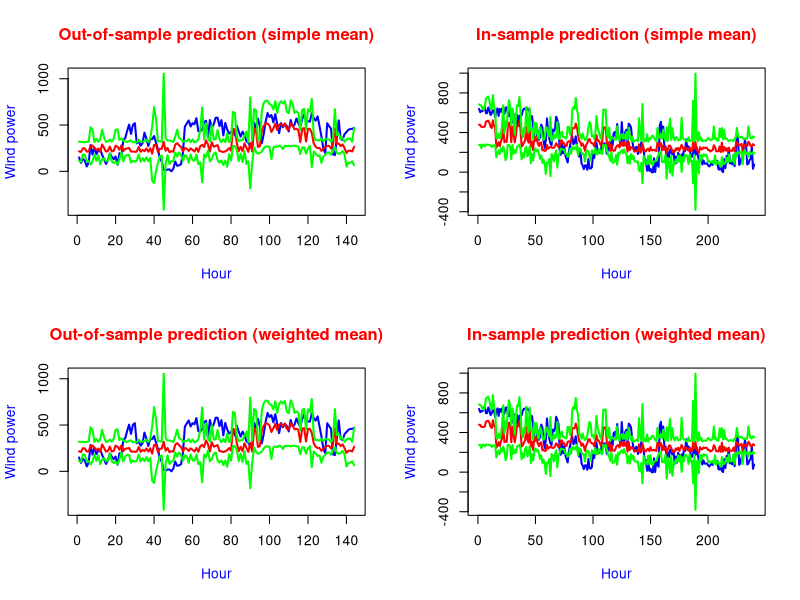
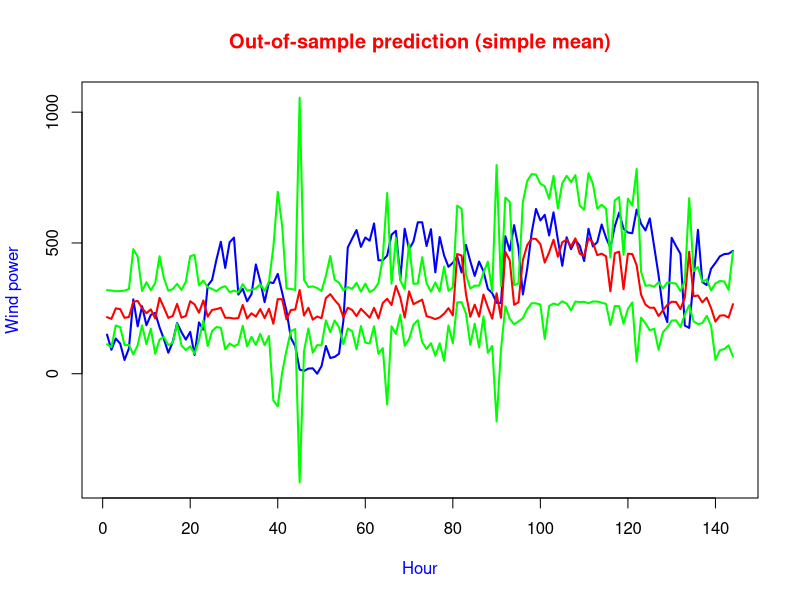
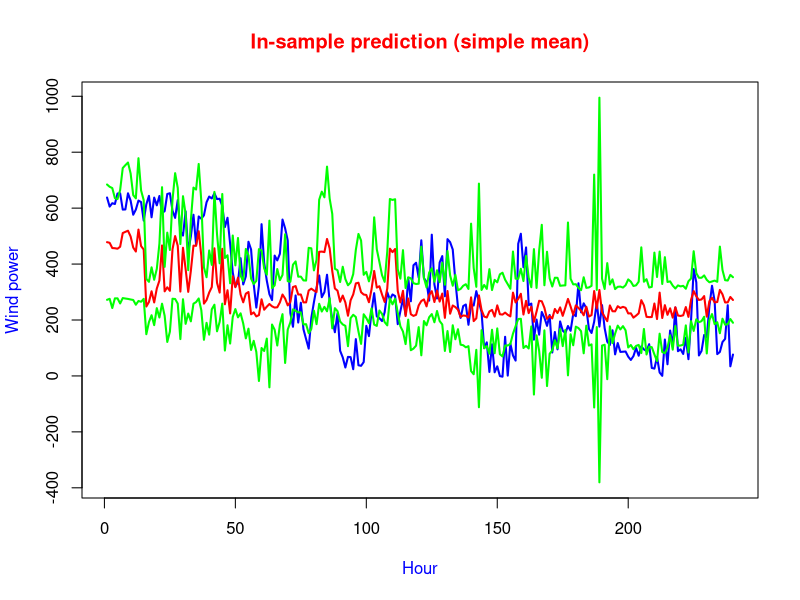
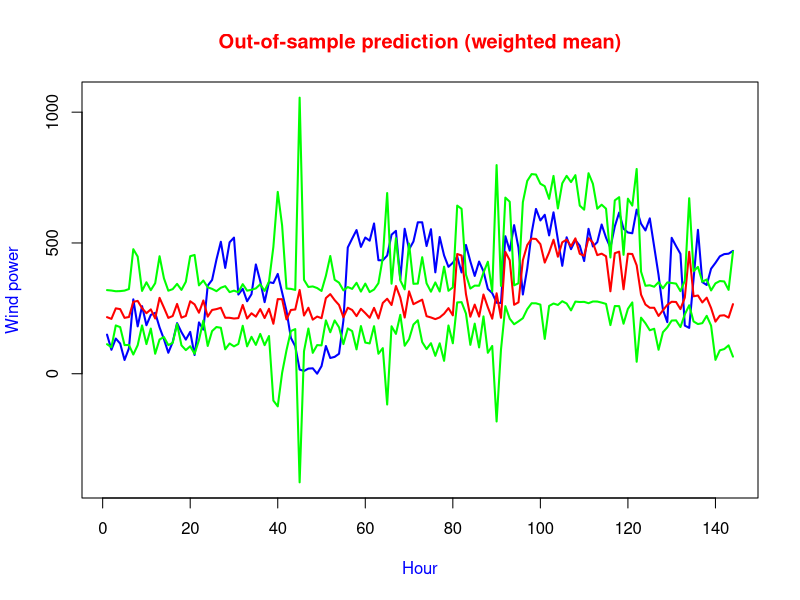
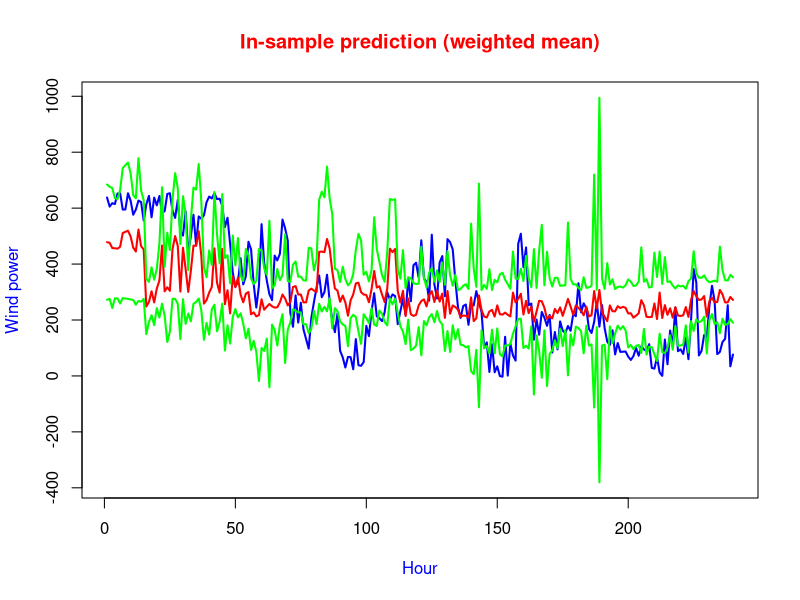

Reproduce these figures in R, in order.


library(nnet)

data1=read.table("T6 NWP.txt" )

data2=read.table("T6 power.txt")

x1=data1[,1]

x2=data2[,1]


length(x1)

length(x2)

#x2=2*x2;
#df=data.frame(cbind(x1, x2))


rep1=30 # number of ensemble components

nn=240 # sample size if training data

nn2=384-nn  #nn2=84
nn_bootstrap=sample(1:nn, nn,replace=T) ##a sequence for extracting training data from the whole data set

nn1=seq(1:nn)

df=cbind(data1,data2)

colnames(df)=c("y1","y2")

number=rep1*nn2

predict1_out=matrix(seq(1:number), ncol=nn2) # the whole matrix for the out-of-sample prediction

number=rep1*nn

predict1_in=matrix(seq(1:number), ncol=nn) # the whole matrix for the in-sample-prediction

cheese1=df[nn_bootstrap,]

#data_train=df[nn_bootstrap,]

nnfit<-nnet(y2~y1, data=cheese1, size=6,skip=F,trace=F, decay = 5e-4,maxit = 1000,linout=TRUE)





# data_=df[nn1,]

# cheese2=cheese[-nn,c(3,4,5)]

# data_pred_in=matrix(c(12.9, 13.4, 23,25), nrow=2)

# dd=data.frame(data_pred_in)
# 
# colnames(dd)=c("y1")
# 
# y.fit=predict(nnfit, dd)
# 




data_pred_in=df[nn1,1]

data_pred_in=data.frame(data_pred_in)

colnames(data_pred_in)=c("y1")

y.fit=predict(nnfit, data_pred_in)


# y.fit=predict(nnfit, predict1_in)
# 

write.table(matrix(y.fit, ncol=length(y.fit)), "wind prediction in.csv",append = FALSE, sep=",", row.names=FALSE,  col.names=FALSE)

data_pred_out=df[-nn1,1]

data_pred_out=data.frame(data_pred_out)

colnames(data_pred_out)=c("y1")

# 
# is.data.frame(data_pred_out)

y.fit1=predict(nnfit, data_pred_out)


write.table(matrix(y.fit1, ncol=length(y.fit1)), "wind prediction_out.csv",append = FALSE, sep=",", row.names=FALSE,  col.names=FALSE)


# net.results_out1=net.results_out



#par(mfrow=c(2,1))

#plot(data2[-nn,], type="l", col="blue"  )

#lines(net.results_out1$net.result, col="red", ylim=c(min(data2$exp[-nn], net.results_out1$net.result)-1,1+ max(data2$exp[-nn], net.results_out$net.result)) , xlim=c(1, nn2)  )



numb=1
predict1_in[numb,]=matrix(y.fit, ncol=length(y.fit))

predict1_out[numb,]=matrix(y.fit1, ncol=length(y.fit1))

for( j in(1:5))

{
  
mm=rep1+5

for (i in (7:mm))
  
  
  
{
  
  nn_bootstrap=sample(1:nn, nn,replace = TRUE) ##a sequence for extracting training data from the whole data set
  
  data_train=df[nn_bootstrap,]
  
  print (i)
  
  nnfit<-nnet(y2~y1, data=data_train, size=i,skip=F,decay = 5e-4, trace=F,maxit=1000,linout=TRUE)
  
  
  # data_pred_in=df[nn1,]
  #  data_pred_in=df[nn1,c(1)]
  #  
  
  y.fit=predict(nnfit, data_pred_in)
  
  
  write.table(matrix(y.fit, ncol=length(y.fit)), "wind prediction in.csv",append = T, sep=",", row.names=FALSE,  col.names=FALSE)
  
  #   data_pred_out=df[-nn1,]
  
  
  
  
  y.fit1=predict(nnfit, data_pred_out)
  
  
  write.table(matrix(y.fit1, ncol=length(y.fit1)), "wind prediction_out.csv",append = T, sep=",", row.names=FALSE,  col.names=FALSE)
  
  
  # net.results_out1=net.results_out
  
  
  
  #par(mfrow=c(2,1))
  
  #plot(data2[-nn,], type="l", col="blue"  )
  
  #lines(net.results_out1$net.result, col="red", ylim=c(min(data2$exp[-nn], net.results_out1$net.result)-1,1+ max(data2$exp[-nn], net.results_out$net.result)) , xlim=c(1, nn2)  )
  
  numb=i-5
  
  predict1_in[numb,]=matrix(y.fit, ncol=length(y.fit))
  
  predict1_out[numb,]=matrix(y.fit1, ncol=length(y.fit1))
  
  
  
}
}

nn1=seq(1:nn)
y1_in=x2[1:nn]
y1_out=x2[(nn+1):384]



 par(mfrow=c(2,2))




pred_ave_in=colMeans(predict1_in)
pred_ave_out=colMeans(predict1_out)

write.table(matrix(pred_ave_out, ncol=length(pred_ave_out)), "wind prediction_out_ave.csv",append = FALSE, sep=",", row.names=FALSE,  col.names=FALSE)

write.table(matrix(pred_ave_in, ncol=length(pred_ave_in)), "wind prediction_in_ave.csv",append = FALSE, sep=",", row.names=FALSE,  col.names=FALSE)



library(matrixStats)

predict_in_var=colVars(predict1_in)
predict_in_std=colSds(predict1_in)



predict_in_std_high=pred_ave_in +predict_in_std*1.96

predict_in_std_low =pred_ave_in -predict_in_std*1.96

write.table(matrix(predict_in_std_high, ncol=length(predict_in_std_high)), "wind prediction_in_ave high.csv",append = FALSE, sep=",", row.names=FALSE,  col.names=FALSE)

write.table(matrix(predict_in_std_low, ncol=length(predict_in_std_low)), "wind prediction_in_ave low.csv",append = FALSE, sep=",", row.names=FALSE,  col.names=FALSE)


predict_out_var=colVars(predict1_out)
predict_out_std=colSds(predict1_out)


predict_out_std_high=pred_ave_out +predict_out_std*1.96

predict_out_std_low=pred_ave_out -predict_out_std*1.96

write.table(matrix(predict_out_std_high, ncol=length(predict_out_std_high)), "wind prediction_out_ave high.csv",append = FALSE, sep=",", row.names=FALSE,  col.names=FALSE)

write.table(matrix(predict_out_std_high, ncol=length(predict_out_std_high)), "wind prediction_out_ave low.csv",append = FALSE, sep=",", row.names=FALSE,  col.names=FALSE)




ylim_low= min(data2$V1[nn1], y1_out,predict_out_std_low)-1

ylim_high= max(data2$V1[nn1],y1_out,predict_out_std_high)+1



nn1_out=seq(1:nn2)

plot(nn1_out,y1_out,type="l", col="blue" ,lwd = 2,ylim=c(ylim_low, ylim_high), ylab="Wind power" , xlab="Hour", col.lab="blue" )


title(main = "Out-of-sample prediction (simple mean)", col.main="red")

lines(pred_ave_out, col="red",lwd = 2 )

lines(predict_out_std_low, col="green",lwd = 2 )

lines(predict_out_std_high, col="green",lwd = 2)


pdf("out ofsample mean.pdf")

plot(nn1_out,y1_out,type="l", col="blue" ,lwd = 2,ylim=c(ylim_low, ylim_high), ylab="Wind power" , xlab="Hour", col.lab="blue" )


title(main = "Out-of-sample prediction (simple mean)", col.main="red")

lines(pred_ave_out, col="red",lwd = 2 )

lines(predict_out_std_low, col="green",lwd = 2 )

lines(predict_out_std_high, col="green",lwd = 2)

dev.off()



#pred_ave_in=colMeans(predict1_in)

ylim_low= min(data2$V1[nn1], y1_in,predict_in_std_low)-1

ylim_high= max(data2$V1[nn1],y1_in,predict_in_std_high)+1



plot(nn1,y1_in,  ylim=c(ylim_low, ylim_high) , xlim=c(1, nn), type="l", col="blue", lwd = 2 ,ylab="Wind power" , xlab="Hour", col.lab="blue" )



title(main = "In-sample prediction (simple mean)",col.main="red")

lines(pred_ave_in, col="red",lwd = 2   )


lines(predict_in_std_low, col="green",lwd = 2  )

lines(predict_in_std_high, col="green",lwd = 2)


pdf("in sample simple mean.pdf")

plot(nn1,y1_in,  ylim=c(ylim_low, ylim_high) , xlim=c(1, nn), type="l", col="blue", lwd = 2 ,ylab="Wind power" , xlab="Hour", col.lab="blue" )



title(main = "In-sample prediction (simple mean)",col.main="red")

lines(pred_ave_in, col="red",lwd = 2   )


lines(predict_in_std_low, col="green",lwd = 2  )

lines(predict_in_std_high, col="green",lwd = 2)

dev.off()



# pred_ave_in=colMeans(predict1_in)
# pred_ave_out=colMeans(predict1_out)
# 
# write.table(matrix(pred_ave_out, ncol=length(pred_ave_out)), "wind prediction_out_weight ave.csv",append = FALSE, sep=",", row.names=FALSE,  col.names=FALSE)
# 
# write.table(matrix(pred_ave_in, ncol=length(pred_ave_in)), "wind prediction_in_weight ave.csv",append = FALSE, sep=",", row.names=FALSE,  col.names=FALSE)
# 


mean_matrix_in=t(matrix(rep(pred_ave_in, rep1), nrow=nn))


temp=(predict1_in-mean_matrix_in)

P=temp%*%t(temp)+diag(rep1)


library(quadprog)



d=matrix(0, nrow=1, ncol=rep1)

A=diag(rep1)

a1=matrix(1, nrow=rep1)
A=cbind(a1, A)

b=matrix(0, ncol=rep1+1)
b[1]=1

sol = solve.QP (P, -d, A, b,meq=1)

weight=sol$solution



pred_out_ave=weight%*%predict1_out


pred_in_ave=weight%*%predict1_in

write.table(matrix(pred_ave_out, ncol=length(pred_ave_out)), "wind prediction_out_weight ave.csv",append = FALSE, sep=",", row.names=FALSE,  col.names=FALSE)

write.table(matrix(pred_ave_in, ncol=length(pred_ave_in)), "wind prediction_in_weight ave.csv",append = FALSE, sep=",", row.names=FALSE,  col.names=FALSE)



# calculate confidence intervals




predict_out_matrix=t(matrix(rep(pred_out_ave[1,],rep1),nrow=nn2, ncol=rep1))

predict_out_std=sqrt( weight%*%(predict_out_matrix-predict1_out)^2/(1-sum(weight^2)))

predict_out_std_high=pred_out_ave[1,] +predict_out_std[1,]*1.96

predict_out_std_low=pred_out_ave[1,] -predict_out_std[1,]*1.96


write.table(matrix(predict_out_std_high, ncol=length(predict_out_std_high)), "wind prediction_out_weight ave high.csv",append = FALSE, sep=",", row.names=FALSE,  col.names=FALSE)

write.table(matrix(predict_out_std_high, ncol=length(predict_out_std_high)), "wind prediction_out_weight ave low.csv",append = FALSE, sep=",", row.names=FALSE,  col.names=FALSE)


ylim_low= min( data2[-nn1,],predict_out_std_low)-1

ylim_high= max(data2[-nn1,],predict_out_std_high)+1


plot(nn1_out, data2[-nn1,], ylim=c(ylim_low, ylim_high) , xlim=c(1, nn2),type="l", col="blue" ,lwd = 2 ,ylab="Wind power" , xlab="Hour", col.lab="blue")
title(main = "Out-of-sample prediction (weighted mean)",col.main="red")


lines(pred_out_ave[1,], col="red",lwd = 2   )

lines(predict_out_std_low, lwd=2, col="green")

lines(predict_out_std_high, lwd=2,col="green")

pdf("out of sample weighted mean.pdf")

plot(nn1_out, data2[-nn1,], ylim=c(ylim_low, ylim_high) , xlim=c(1, nn2),type="l", col="blue" ,lwd = 2 ,ylab="Wind power" , xlab="Hour", col.lab="blue")
title(main = "Out-of-sample prediction (weighted mean)",col.main="red")


lines(pred_out_ave[1,], col="red",lwd = 2   )

lines(predict_out_std_low, lwd=2, col="green")

lines(predict_out_std_high, lwd=2,col="green")


dev.off()

predict_in_matrix=t(matrix(rep(pred_in_ave[1,],rep1),nrow=nn, ncol=rep1))

predict_in_std=sqrt( weight%*%(predict_in_matrix-predict1_in)^2/(1-sum(weight^2)))




ylim_low= min( data2[nn1,],predict_in_std_low)-1

ylim_high= max(data2[nn1,],predict_in_std_high)+1


predict_in_std_high=pred_in_ave[1,] +predict_in_std[1,]*1.96

predict_in_std_low=pred_in_ave[1,] -predict_in_std[1,]*1.96

write.table(matrix(predict_in_std_high, ncol=length(predict_in_std_high)), "wind prediction_in_weight ave high.csv",append = FALSE, sep=",", row.names=FALSE,  col.names=FALSE)

write.table(matrix(predict_in_std_low, ncol=length(predict_in_std_low)), "wind prediction_in_weight ave low.csv",append = FALSE, sep=",", row.names=FALSE,  col.names=FALSE)





plot(nn1, data2[nn1,], ylim=c(ylim_low, ylim_high) , xlim=c(1, nn), type="l", col="blue", lwd = 2 ,ylab="Wind power" , xlab="Hour", col.lab="blue")
title(main = "In-sample prediction (weighted mean)",col.main="red")



lines(pred_in_ave[1,], col="red",lwd = 2)



lines(predict_in_std_low, col="green",lwd = 2)

lines(predict_in_std_high, col="green",lwd = 2)



pdf("in sample weighted mean.pdf")


plot(nn1, data2[nn1,], ylim=c(ylim_low, ylim_high) , xlim=c(1, nn), type="l", col="blue", lwd = 2 ,ylab="Wind power" , xlab="Hour", col.lab="blue")
title(main = "In-sample prediction (weighted mean)",col.main="red")



lines(pred_in_ave[1,], col="red",lwd = 2)



lines(predict_in_std_low, col="green",lwd = 2)

lines(predict_in_std_high, col="green",lwd = 2)
dev.off()

# 
# 
# pred_in=weight%*%predict1_in
# plot(data2[nn1,], type="l", col="blue", lwd = 2 ,ylab="Wind speed" , xlab="Hour", col.lab="blue",cex.lab=1.5  )
# title(main = "In sample prediction",col.main="red",cex.main= 1.5)
# 
# lines(pred_in[1,], col="red",lwd = 2 ,  ylim=c(min(data2$exp[nn], pred_in[1,])-1,1+ max(data2$exp[nn],pred_in) , xlim=c(1, 300)  ))
# 
# 
# 
# lines(predict_in_std_low, col="green",lwd = 2 ,  ylim=c(min(data2$exp[nn], pred_in[1,])-1,1+ max(data2$exp[nn],pred_in) , xlim=c(1, 300)  ))
# 
# lines(predict_in_std_high, col="green",lwd = 2 ,  ylim=c(min(data2$exp[nn], pred_in[1,])-1,1+ max(data2$exp[nn],pred_in) , xlim=c(1, 300)  ))
# 




#library(matrixStats)
#predict_in_var=colVars(predict1_in)
#predict_in_std=sqrt()
